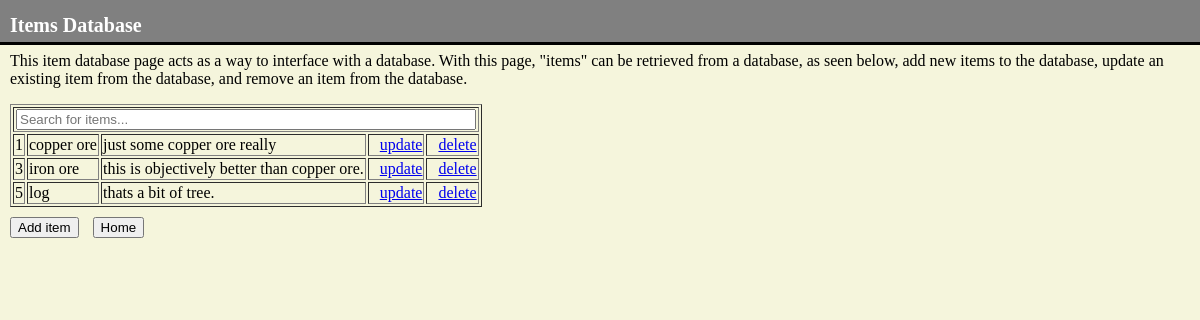
The app's page /items/, older data.
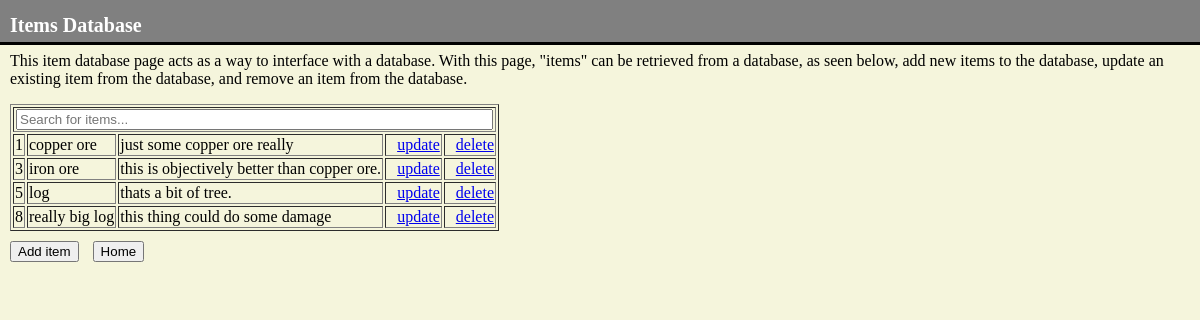
The same page, newer data.
### items/models.py (models this page shows)
class Items(models.Model):
  itemname = models.CharField(max_length=255)
  itemdesc = models.CharField(max_length=255)

### items/views.py (the view)
# urls.py: path('', views.index, name='index'),
def index (request) :
    items = Items.objects.all().values()
    template = loader.get_template('index.html')
    context = {
        'items' : items,
    }
    return HttpResponse(template.render(context, request))

### items/templates/index.html (shortened to what this page needs)
<!DOCTYPE html>
{% load static %}
<HTML>
    <head>
        <link rel="stylesheet" href="{% static 'items/index.css' %}">
    </head>
<body>
<div class = "header">
    <h1>Items Database</h1>
</div>
<br><br>
<p>This item database page acts as a way to interface with a database.
With this page, "items" can be retrieved from a database, as seen below,
add new items to the database, update an existing item from the database,
and remove an item from the database.
</p>
<div id="itemContainer" class="container">
    <table border="1", id="itemsTable">
        <th colspan="5"><input type="text" id="itemInput" placeholder="Search for items..." onkeyup='searchTable()'></input></th>
        {% for item in items %}
        <tr>
        <td>{{ item.id }}</td>
        <td>{{ item.itemname }}</td>
        <td>{{ item.itemdesc }}</td>
        <td><a href="update/{{ item.id }}">update</a></td>
        <td><a href="delete/{{ item.id }}">delete</a></td>
        </tr>
        {% endfor %}
        </table>
</div>
<div id="buttonContainer" class="buttonContainer">
    <a href="add/"><button>Add item</button></a>
    <a href="/"><button>Home</button></a>
</div>
</body>
</HTML>

Row changes from the older to the newer data that the page shows:
added Items: id "8", itemname "really big log", itemdesc "this thing could do some damage"
